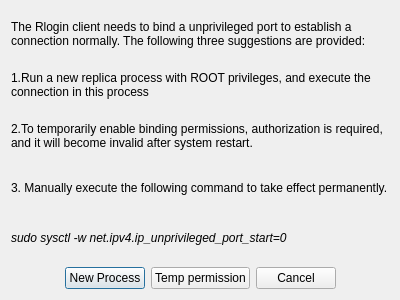
<?xml version="1.0" encoding="UTF-8"?>
<ui version="4.0">
 <class>QWoBindPortPermissionDialog</class>
 <widget class="QDialog" name="QWoBindPortPermissionDialog">
  <property name="geometry">
   <rect>
    <x>0</x>
    <y>0</y>
    <width>400</width>
    <height>300</height>
   </rect>
  </property>
  <property name="windowTitle">
   <string>Dialog</string>
  </property>
  <layout class="QVBoxLayout" name="verticalLayout">
   <item>
    <widget class="QLabel" name="label">
     <property name="text">
      <string>The Rlogin client needs to bind a unprivileged port to establish a connection normally. The following three suggestions are provided:</string>
     </property>
     <property name="wordWrap">
      <bool>true</bool>
     </property>
    </widget>
   </item>
   <item>
    <widget class="QLabel" name="label_2">
     <property name="text">
      <string>1.Run a new replica process with ROOT privileges, and execute the connection in this process</string>
     </property>
     <property name="wordWrap">
      <bool>true</bool>
     </property>
    </widget>
   </item>
   <item>
    <widget class="QLabel" name="label_3">
     <property name="text">
      <string>2.To temporarily enable binding permissions, authorization is required, and it will become invalid after system restart.</string>
     </property>
     <property name="wordWrap">
      <bool>true</bool>
     </property>
    </widget>
   </item>
   <item>
    <widget class="QLabel" name="label_4">
     <property name="text">
      <string>3. Manually execute the following command to take effect permanently.</string>
     </property>
     <property name="wordWrap">
      <bool>true</bool>
     </property>
    </widget>
   </item>
   <item>
    <widget class="QLabel" name="label_5">
     <property name="font">
      <font>
       <italic>true</italic>
      </font>
     </property>
     <property name="text">
      <string>sudo sysctl -w net.ipv4.ip_unprivileged_port_start=0</string>
     </property>
     <property name="wordWrap">
      <bool>true</bool>
     </property>
     <property name="textInteractionFlags">
      <set>Qt::LinksAccessibleByMouse|Qt::TextSelectableByKeyboard|Qt::TextSelectableByMouse</set>
     </property>
    </widget>
   </item>
   <item>
    <layout class="QHBoxLayout" name="horizontalLayout">
     <item>
      <spacer name="horizontalSpacer">
       <property name="orientation">
        <enum>Qt::Horizontal</enum>
       </property>
       <property name="sizeHint" stdset="0">
        <size>
         <width>40</width>
         <height>20</height>
        </size>
       </property>
      </spacer>
     </item>
     <item>
      <widget class="QPushButton" name="btnNewProcess">
       <property name="text">
        <string>New Process</string>
       </property>
      </widget>
     </item>
     <item>
      <widget class="QPushButton" name="btnAuthorization">
       <property name="text">
        <string>Temp permission</string>
       </property>
      </widget>
     </item>
     <item>
      <widget class="QPushButton" name="btnCancel">
       <property name="text">
        <string>Cancel</string>
       </property>
      </widget>
     </item>
     <item>
      <spacer name="horizontalSpacer_2">
       <property name="orientation">
        <enum>Qt::Horizontal</enum>
       </property>
       <property name="sizeHint" stdset="0">
        <size>
         <width>40</width>
         <height>20</height>
        </size>
       </property>
      </spacer>
     </item>
    </layout>
   </item>
  </layout>
 </widget>
 <resources/>
 <connections/>
</ui>
